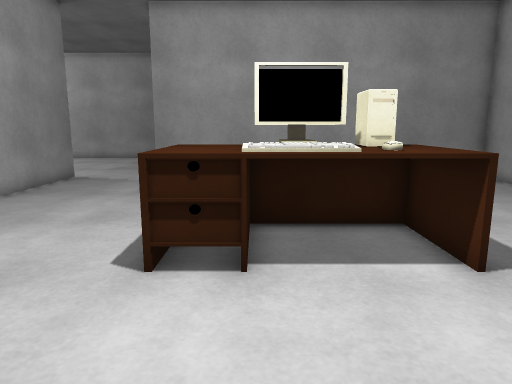
view 1 (above)

17 first-person views from a walk through a Unity game level. The camera is 1.2 m above the floor, tilts 10° down and sees 70° across. The floor is counted in squares, 0.5 m on a side. Each view is taken from the middle of a square. On the plan, view 1 faces up. The plan holds only what a view shows up to about 20 squares ahead; the rest is blank. The place goes on beyond the plan. The player character is not drawn. Surface patterns are stand-ins for the level's own textures.

view 2
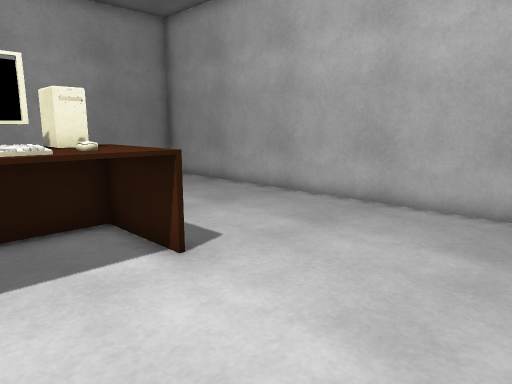

view 3
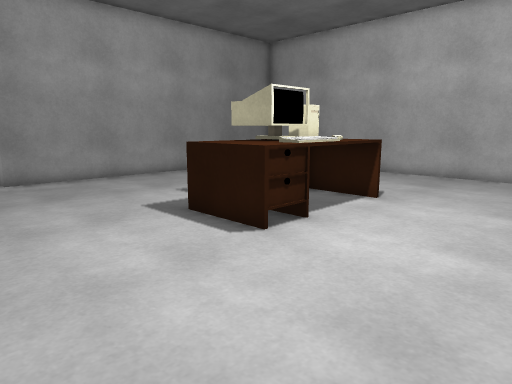

view 4
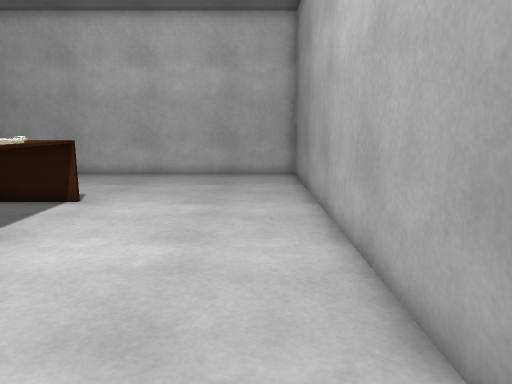

view 5
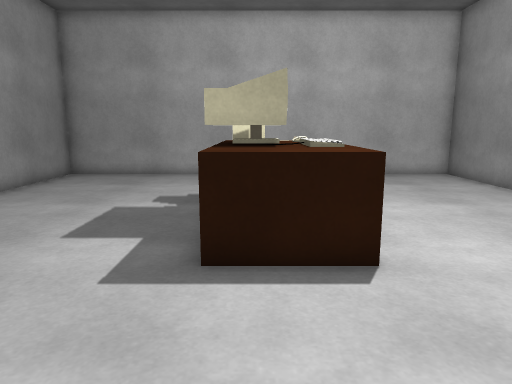

view 6
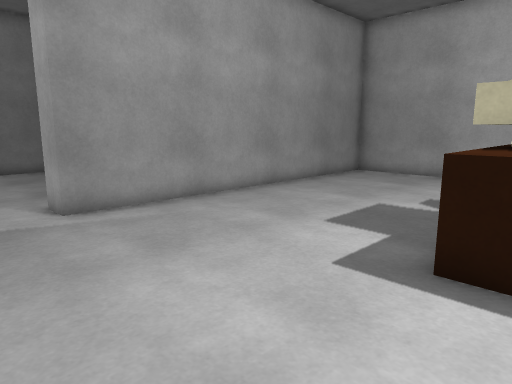

view 7
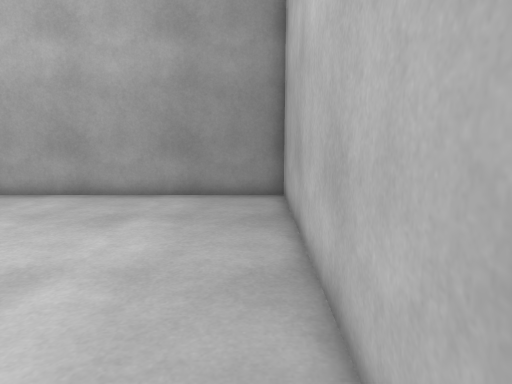

view 8
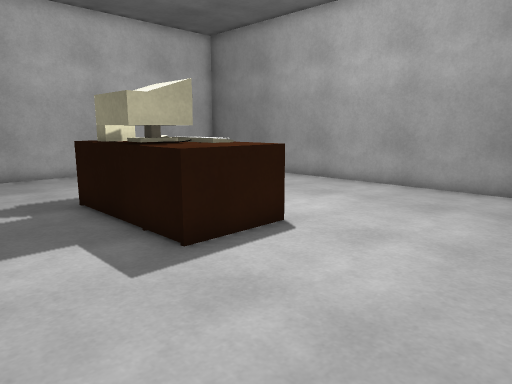

view 9
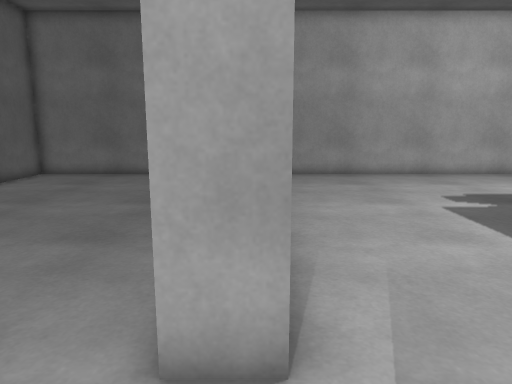

view 10
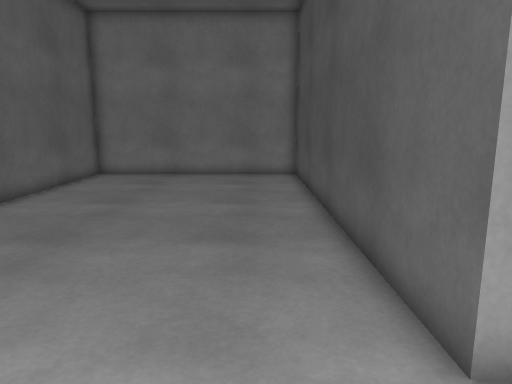

view 11
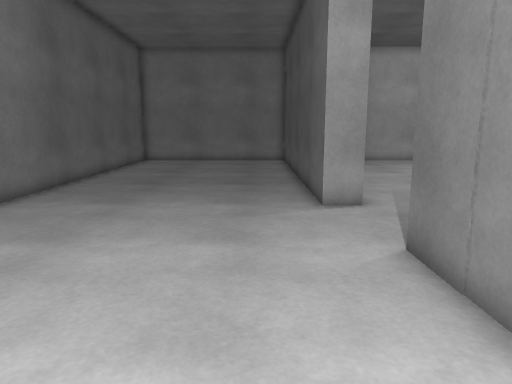

view 12
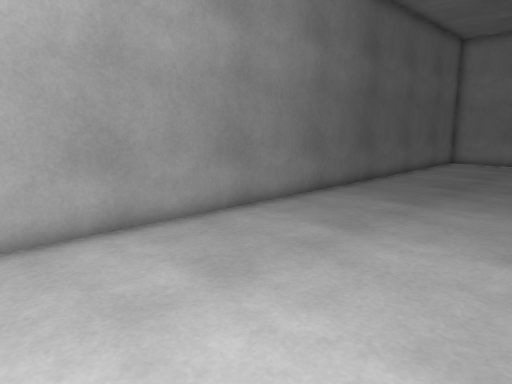

view 13
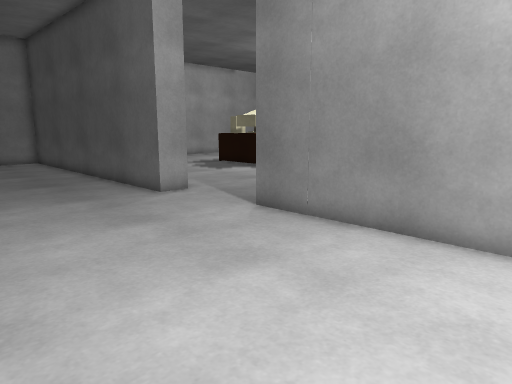

view 14
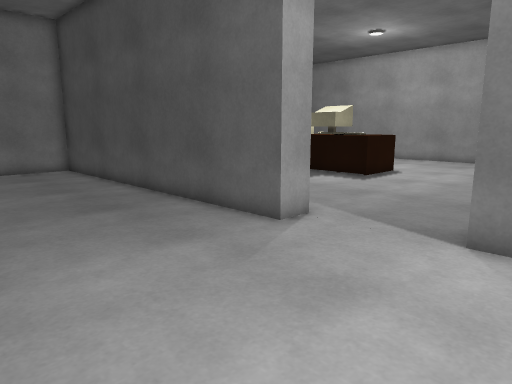

view 15
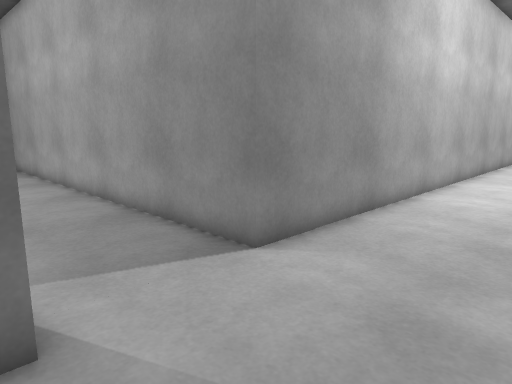

view 16
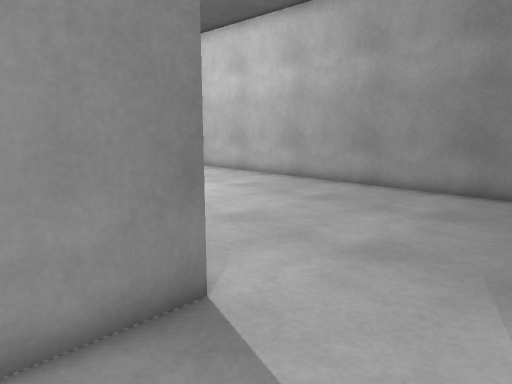

view 17
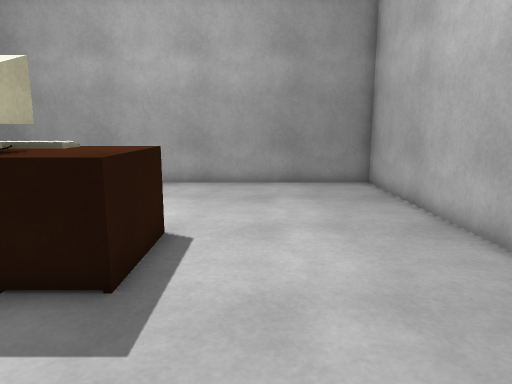

### Floor plan
Points are (right, up) in squares from view 1. A wall is a line through its corners. A room is listed if a view was taken in it or the views show most of it. See-through windows are left out.
Room 1 (views 1, 2, 3, 4, 5, 6, 7, 8, 9, 16, 17)
walls: (-9, 18) (-9, -2) (11, -2) (11, 17.7) (-4.8, 17.7) (-4.8, 18.9)
ways out: opening at (-7, 18) to room 2
objects: other object (-2, 6) to (-1, 9); other object (0, 6) to (2, 7); other object (0, 8) to (2, 9); other object (3, 6) to (4, 9)
Room 2 (views 10, 11, 12, 13, 14, 15)
walls: (-4.8, 18.9) (11, 18.9) (11, 29.2) (-17.5, 29.2); (-17.5, 18) (-9, 18)
ways out: opening at (-7, 18) to room 1

Positions as (right, up) in squares from view 1, and headings:
1: (0, 0), facing up
2: (0, 0), facing up-right
3: (-8, 0), facing up-right
4: (-8, 0), facing right
5: (-8, 8), facing right
6: (-8, 7), facing up-right
7: (-8, 11), facing down
8: (-8, 13), facing down-right
9: (-8, 18), facing right
10: (-8, 21), facing right
11: (-16, 21), facing right
12: (-16, 21), facing up-right
13: (-17, 26), facing down-right
14: (-11, 26), facing down-right
15: (-4, 23), facing down-left
16: (-5, 15), facing up-left
17: (-4, 14), facing down
